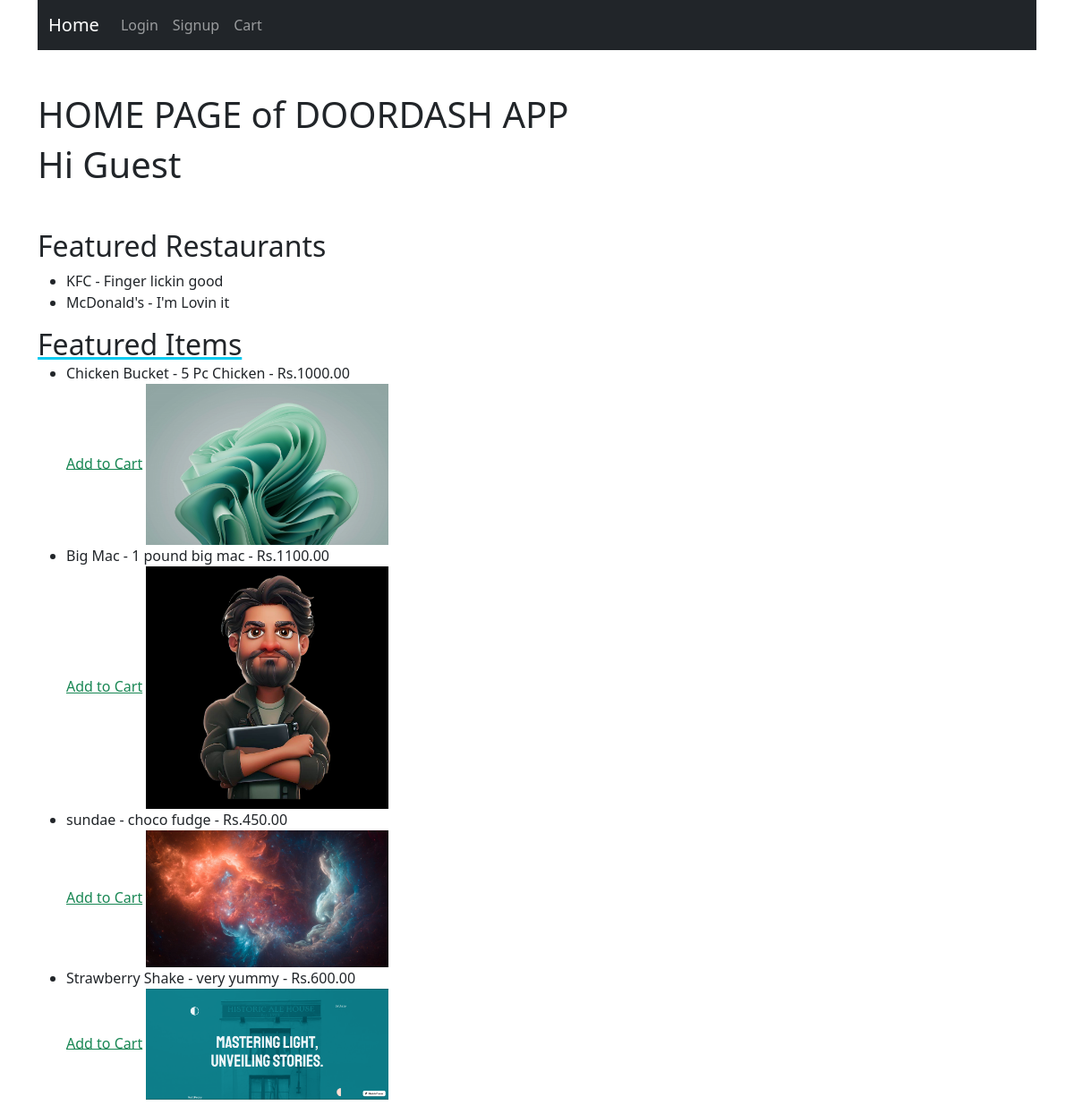
/home/, run on the app's committed database.
### restaurant/models.py (models this page shows, shortened)
class Restaurant(models.Model):
    name = models.CharField(max_length=100)
    description = models.TextField()
    address = models.CharField(max_length=200)

class Item(models.Model):
    restaurant = models.ForeignKey(Restaurant, on_delete=models.CASCADE)
    category = models.ForeignKey(Category, on_delete=models.CASCADE)
    name = models.CharField(max_length=100)
    description = models.TextField()
    price = models.DecimalField(max_digits=10, decimal_places=2)
    image = models.ImageField(upload_to='images', null=True, blank=True)

### doordash_app/views.py (the view)
# urls.py: path('home/', views.home, name='home'),
def home(request):
    featured_restaurants = Restaurant.objects.all()[:5]
    featured_items = Item.objects.all()[:5]
    return render(request, 'doordash_app/home.html', {'featured_restaurants': featured_restaurants, 'featured_Items': featured_items})

### doordash_app/templates/doordash_app/home.html
{% extends "./layout/base.html" %} {% block content %}
<div class="mt-5">
  <h1>HOME PAGE of DOORDASH APP</h1>
  {% if user.is_authenticated %}
  <h1>Hi {{ user.username }}</h1>
  {% else %}
  <h1>Hi Guest</h1>
  {% endif %}
  <h2 class="mt-5">Featured Restaurants</h2>
  <ul>
    {% for restaurant in featured_restaurants %}
    <li>
      <a
        class="nav-link"
        href="{% url 'restaurant:restaurant_detail' restaurant.id %}"
      >
        {{ restaurant.name }} - {{ restaurant.description }}
      </a>
    </li>
    {% endfor %}
  </ul>
  <a class="mt-5 text-body h2 link-underline-info" href="{% url 'all_items' %}"
    >Featured Items</a
  >
  <ul>
    {% for Item in featured_Items %}
    <li class="flex">
      <a class="nav-link" href="">
        {{ Item.name }} - {{ Item.description }} - Rs.{{ Item.price }}
      </a>
      <a class="text-success" href="{% url 'users:add_to_cart' Item.id %}"
        >Add to Cart</a
      >
      <img src="{{Item.image.url}}" alt="{{Item.name}}" class="w-25 h-25" />
    </li>
    {% endfor %}
  </ul>
</div>
{% endblock content %}

### doordash_app/templates/doordash_app/layout/base.html (shortened to what this page needs)
<!DOCTYPE html>
<html lang="en">
  <head>
    <link
      rel="stylesheet"
      href="https://cdn.jsdelivr.net/npm/bootstrap@5.3.0/dist/css/bootstrap.min.css"
    />
  </head>
  <body class="container">
    <nav class="navbar navbar-expand-lg navbar-dark bg-dark">
      <div class="container">
        <a class="navbar-brand" href="{% url 'home' %}">Home</a>
        <div class="collapse navbar-collapse" id="navbarNav">
          <ul class="navbar-nav ml-auto">
             {% if not user.is_authenticated %}
            <li class="nav-item">
              <a class="nav-link" href="{% url 'users:login' %}">Login</a>
            </li>
            <li class="nav-item">
              <a class="nav-link" href="{% url 'users:signup' %}">Signup</a>
            </li>
            {% endif %}
            <li class="nav-item">
              <a class="nav-link" href="{% url 'users:cart' %}">Cart</a>
            </li>
          </ul>
        </div>
      </div>
    </nav>
    {% block content %} {% endblock content %}
  </body>
</html>

### data on the page
Restaurant: name "KFC", description "Finger lickin good"
Restaurant: name "McDonald's", description "I'm Lovin it"
Item: name "Chicken Bucket", description "5 Pc Chicken", price "1000.00", image (picture)
Item: name "Big Mac", description "1 pound big mac", price "1100.00", image (picture)
Item: name "sundae", description "choco fudge", price "450.00", image (picture)
Item: name "Strawberry Shake", description "very yummy", price "600.00", image (picture)
